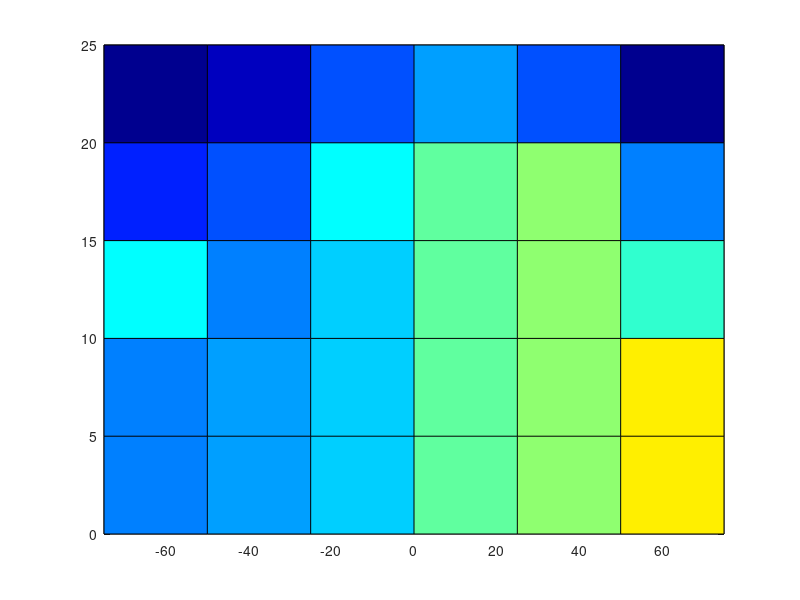

The MATLAB script that drew this image: (Note: this script raises an error after producing the figure.)
addpath /asl/matlib/h4tools
addpath /home/sergio/MATLABCODE/CONVERT_GAS_UNITS
addpath /home/sergio/MATLABCODE/COLORMAP
addpath /home/sergio/MATLABCODE/PLOTMISC
addpath /home/sergio/MATLABCODE/PLOTTER
addpath /home/sergio/MATLABCODE/

%% Figure 6(a) https://www.atmos-chem-phys.net/17/3861/2017/acp-17-3861-2017.pdf 
%% estimate data at lat [-75 -50 -25 0 +25 +50 +75]  and at height [5 10 15 20 25] km
%% each colorbar unit is 5/8 ppm (5 ppm in 8 steps)
delta = 5/8;
hgts = 0:5:25; lats = -75 : 25 : 75;

%% january 2010
data1x = 385 + delta * [0  1  2  5  6  9  9; ...     %% 5 km
                        3  0  2  5  6  4  4; ...     %% 10 km
                       -2 -1  3  5  6  0 -2; ...     %% 15 km
                       -6 -4 -1  1 -1 -7 -7; ...     %% 20 km
                       -8 -8 -4  0 -1 -7 -7;];       %% 25 km
%% march 2010
data3x = 385 + delta * [1  1  2  5  7 12 12; ...     %% 5 km
                        0  1  3  7  9  9  3; ...     %% 10 km
                       -2  1  3  6  8  1 -2; ...     %% 15 km
                       -8 -7 -4  3  4 -1 -3; ...     %% 20 km
                       -8 -8 -6  1 -2 -8 -8;];       %% 25 km
%% may 2010
data5x = 385 + delta * [3  4  5  8  12 12 12; ...     %% 5 km
                        3  4  6  8  10  8  6; ...     %% 10 km
                       -3  1  5  8  8  -3 -1; ...     %% 15 km
                       -8 -4 1   6  3 -2 -4; ...     %% 20 km
                       -8 -6 -1  0 -1 -3 -5;];       %% 25 km
%% july 2010
data7x = 385 + delta * [4  4  6  8  8  1 -3; ...     %% 5 km
                        3  3  6  8  8  3  3; ...     %% 10 km
                       -3 -2  6  8  8  6  4; ...     %% 15 km
                       -8 -5 -2  8  5 -2 -2; ...     %% 20 km
                       -8 -5 -1  1  1 -1 -2;];       %% 25 km
%% sept 2010
data9x = 385 + delta * [5  5  6  5  5  4 -2; ...     %% 5 km
                        4  4  6  5  4  4  4; ...     %% 10 km
                       -3 3   5  5  5  6  6; ...     %% 15 km
                       -6 -6 3   6  5  3 3; ...     %% 20 km
                       -7 -5 -1  1  1 -1 -2;];       %% 25 km
%% nov 2010
data11x = 385 + delta * [4  5  5  6  7  8  9; ...     %% 5 km
                         3  4  6  6  7  7  6; ...     %% 10 km
                        -3  3  5  6  5  4  3; ...     %% 15 km
                        -6 -4  3  6  4 -2 -4; ...     %% 20 km
                        -6 -3 -3  1  1 -3 -4;];       %% 25 km
data1 = zeros(6,7);  data1(1,:) =  data1x(1,:);  data1(2:6,:) =  data1x;  imagesc(lats,hgts,data1);  pcolor(lats,hgts,data1);  colormap jet; colorbar; shading interp; set(gca,'ydir','normal'); 
data3 = zeros(6,7);  data3(1,:) =  data3x(1,:);  data3(2:6,:) =  data3x;  imagesc(lats,hgts,data3);  pcolor(lats,hgts,data3);  colormap jet; colorbar; shading interp; set(gca,'ydir','normal'); 
data5 = zeros(6,7);  data5(1,:) =  data5x(1,:);  data5(2:6,:) =  data5x;  imagesc(lats,hgts,data5);  pcolor(lats,hgts,data5);  colormap jet; colorbar; shading interp; set(gca,'ydir','normal'); 
data7 = zeros(6,7);  data7(1,:) =  data7x(1,:);  data7(2:6,:) =  data7x;  imagesc(lats,hgts,data7);  pcolor(lats,hgts,data7);  colormap jet; colorbar; shading interp; set(gca,'ydir','normal'); 
data9 = zeros(6,7);  data9(1,:) =  data9x(1,:);  data9(2:6,:) =  data9x;  imagesc(lats,hgts,data9);  pcolor(lats,hgts,data9);  colormap jet; colorbar; shading interp; set(gca,'ydir','normal'); 
data11 = zeros(6,7); data11(1,:) = data11x(1,:); data11(2:6,:) = data11x; imagesc(lats,hgts,data11); pcolor(lats,hgts,data11); colormap jet; colorbar; shading interp; set(gca,'ydir','normal'); 

%% co2junk = 370 + (yyjunk-2002)*2.2
co2_2010 = (2010.5-2002)*2.2 + 370; 
for ii = 1 : 2 : 11
  str = ['xdata = data' num2str(ii) ';']; eval(str);
  pcolor(lats,hgts,xdata); caxis([380 395]); colormap jet; colorbar; shading interp; set(gca,'ydir','normal'); title(num2str(ii)); pause(0.1)
end
for ii = 1 : 2 : 11
  str = ['xdata = data' num2str(ii) ';']; eval(str);
  pcolor(lats,hgts,xdata-co2_2010); caxis([-7 +7]); colormap(usa2); colorbar; shading interp; set(gca,'ydir','normal'); title(num2str(ii)); pause(0.1)
end

alldata(1,:,:) = data1;
alldata(2,:,:) = data3;
alldata(3,:,:) = data5;
alldata(4,:,:) = data7;
alldata(5,:,:) = data9;
alldata(6,:,:) = data11;

iaDates = [1 3 5 7 9 11];
for month = 0 : 12
  for ll = 1 : 7
    for hh = 1 : 6
      junk(hh,ll) = interp1(iaDates,squeeze(alldata(:,hh,ll)),month,[],'extrap');
    end
  end
  figure(1);
  pcolor(lats,hgts,junk-co2_2010); caxis([-7 +7]); colormap(usa2); colorbar; shading interp; 
    set(gca,'ydir','normal'); title(num2str(month)); pause(0.1)
  savex00(month+1,:) = junk(1,:);
  savex10(month+1,:) = junk(3,:);
  savex20(month+1,:) = junk(5,:);

  if month == 0
    save_start = junk;
  elseif month == 12
    save_stop = junk;
  end
end

figure(2); 
pcolor(0:12,lats,savex00' - co2_2010); shading interp; ylabel('Latitude'); xlabel('time in months'); 
title('Surface CO2 change wrt mid year (ppm)')

figure(3); 
pcolor(0:12,lats,savex10' - co2_2010); shading interp; ylabel('Latitude'); xlabel('time in months'); 
title('10 km CO2 change wrt mid year (ppm)')

figure(4); 
pcolor(0:12,lats,savex20' - co2_2010); shading interp; ylabel('Latitude'); xlabel('time in months'); 
title('20 km CO2 change wrt mid year (ppm)')

figure(1);
  pcolor(lats,hgts,save_stop - save_start); caxis([-3 +3]); colormap(usa2); colorbar; shading interp; 
    set(gca,'ydir','normal'); title('12 months change');

figure(5)
plot(lats,save_stop'-save_start','o-'); title('Oh Oh change in 1 year should be 2.2 ppmv!!')
grid
plotaxis2;

for ii = 2 : 5
  figure(ii); caxis([-5 5]); colormap(usa2); colorbar
end
%%%%%%%%%%%%%%%%%%%%%%%%%%%%%%%%%%%%%%%%%%%%%%%%%%%%%%%%%%%%%%%%%%%%%%%%
%% so now redo the data
disp('ret to continue to redone data ...'); pause
slope = save_stop-save_start;
slope = slope;
data1new = (2.2 - slope)*1/12 + data1;
data3new = (2.2 - slope)*3/12 + data3;
data5new = (2.2 - slope)*5/12 + data5;
data7new = (2.2 - slope)*7/12 + data7;
data9new = (2.2 - slope)*9/12 + data9;
data11new = (2.2 - slope)*11/12 + data11;

alldatanew(1,:,:) = data1new;
alldatanew(2,:,:) = data3new;
alldatanew(3,:,:) = data5new;
alldatanew(4,:,:) = data7new;
alldatanew(5,:,:) = data9new;
alldatanew(6,:,:) = data11new;

iaDates = [1 3 5 7 9 11];
for month = 0 : 12
  for ll = 1 : 7
    for hh = 1 : 6
      junk(hh,ll) = interp1(iaDates,squeeze(alldata(:,hh,ll)),month,[],'extrap');
      junknew(hh,ll) = interp1(iaDates,squeeze(alldatanew(:,hh,ll)),month,[],'extrap');
    end
  end
  figure(1);
  pcolor(lats,hgts,junk-co2_2010); caxis([-7 +7]); colormap(usa2); colorbar; shading interp; 
    set(gca,'ydir','normal'); title([num2str(month) 'ORIG']); 
  figure(2);
  pcolor(lats,hgts,junknew-co2_2010); caxis([-7 +7]); colormap(usa2); colorbar; shading interp; 
    set(gca,'ydir','normal'); title([num2str(month) 'NEW']); pause
  savex00(month+1,:) = junknew(1,:);
  savex10(month+1,:) = junknew(3,:);
  savex20(month+1,:) = junknew(5,:);

  if month == 0
    save_start = junknew;
  elseif month == 12
    save_stop = junknew;
  end
end

figure(2); 
pcolor(0:12,lats,savex00' - co2_2010); shading interp; ylabel('Latitude'); xlabel('time in months'); 
title('Surface CO2 change wrt mid year (ppm)')

figure(3); 
pcolor(0:12,lats,savex10' - co2_2010); shading interp; ylabel('Latitude'); xlabel('time in months'); 
title('10 km CO2 change wrt mid year (ppm)')

figure(4); 
pcolor(0:12,lats,savex20' - co2_2010); shading interp; ylabel('Latitude'); xlabel('time in months'); 
title('20 km CO2 change wrt mid year (ppm)')

figure(1);
  pcolor(lats,hgts,save_stop - save_start); caxis([-3 +3]); colormap(usa2); colorbar; shading interp; 
    set(gca,'ydir','normal'); title('12 months change');

figure(5)
plot(lats,save_stop'-save_start','o-'); title('NOW change in 1 year should be 2.2 ppmv!!')
grid
plotaxis2;

for ii = 2 : 5
  figure(ii); caxis([-5 5]); colormap(usa2); colorbar
end

%%%%%%%%%%%%%%%%%%%%%%%%%%%%%%%%%%%%%%%%%%%%%%%%%%%%%%%%%%%%%%%%%%%%%%%%
disp('ret to continue for 4 years')
iaDatesN = [1 3 5 7 9 11];
alldatanewN = alldatanew;
for month = 13 : 48
  if mod(month,12) == 1
    iaDatesN    = iaDatesN + 12;
    alldatanewN = alldatanewN + 2.2;
  end
  for ll = 1 : 7
    for hh = 1 : 6
      junk(hh,ll) = interp1(iaDates,squeeze(alldata(:,hh,ll)),month,[],'extrap');
      junknew(hh,ll) = interp1(iaDatesN,squeeze(alldatanewN(:,hh,ll)),month,[],'extrap');
    end
  end
  figure(1);
  pcolor(lats,hgts,junk-co2_2010); caxis([-7 +7]); colormap(usa2); colorbar; shading interp; 
    set(gca,'ydir','normal'); title([num2str(month) 'ORIG']); 
  figure(2);
  pcolor(lats,hgts,junknew-co2_2010); caxis([-7 +7]); colormap(usa2); colorbar; shading interp; 
    set(gca,'ydir','normal'); title([num2str(month) 'NEW']); pause(0.1)
  savex00(month+1,:) = junknew(1,:);
  savex10(month+1,:) = junknew(3,:);
  savex20(month+1,:) = junknew(5,:);

  if month == 24
    save_stop24 = junknew;
  elseif month == 36
    save_stop36 = junknew;
  elseif month == 48
    save_stop48 = junknew;
  end
end

comment1 = 'see make_profiles_co2_ageofair.m, this is for 2010';
comment2 = 'size(alldatanew) = 6 months(1,3,5,7,9) x 6 heights x 7 lats';
% save co2_age_of_air_profiles.mat lats hgts iaDates alldatanew comment1 comment2
%%%%%%%%%%%%%%%%%%%%%%%%%%%%%%%%%%%%%%%%%%%%%%%%%%%%%%%%%%%%%%%%%%%%%%%%
